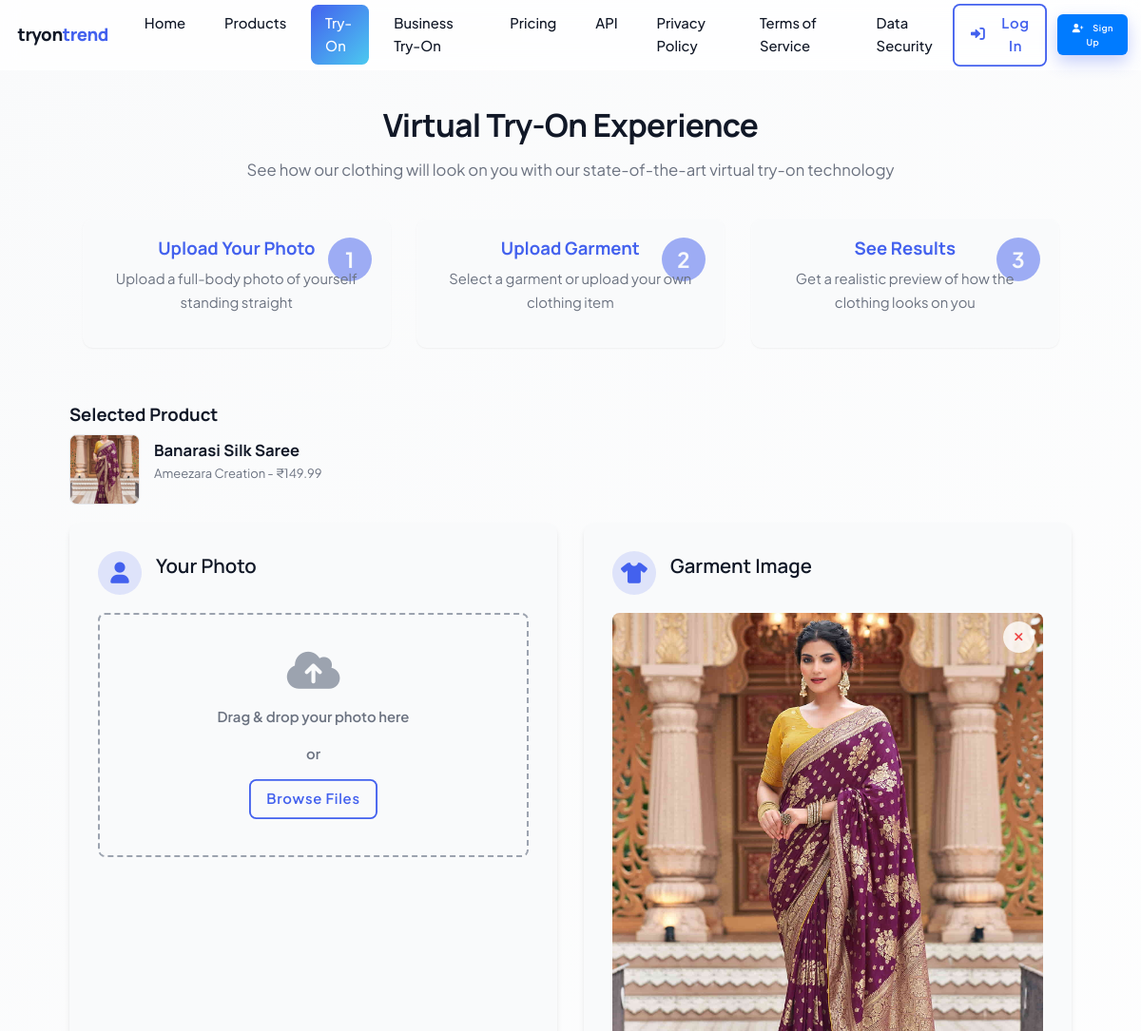
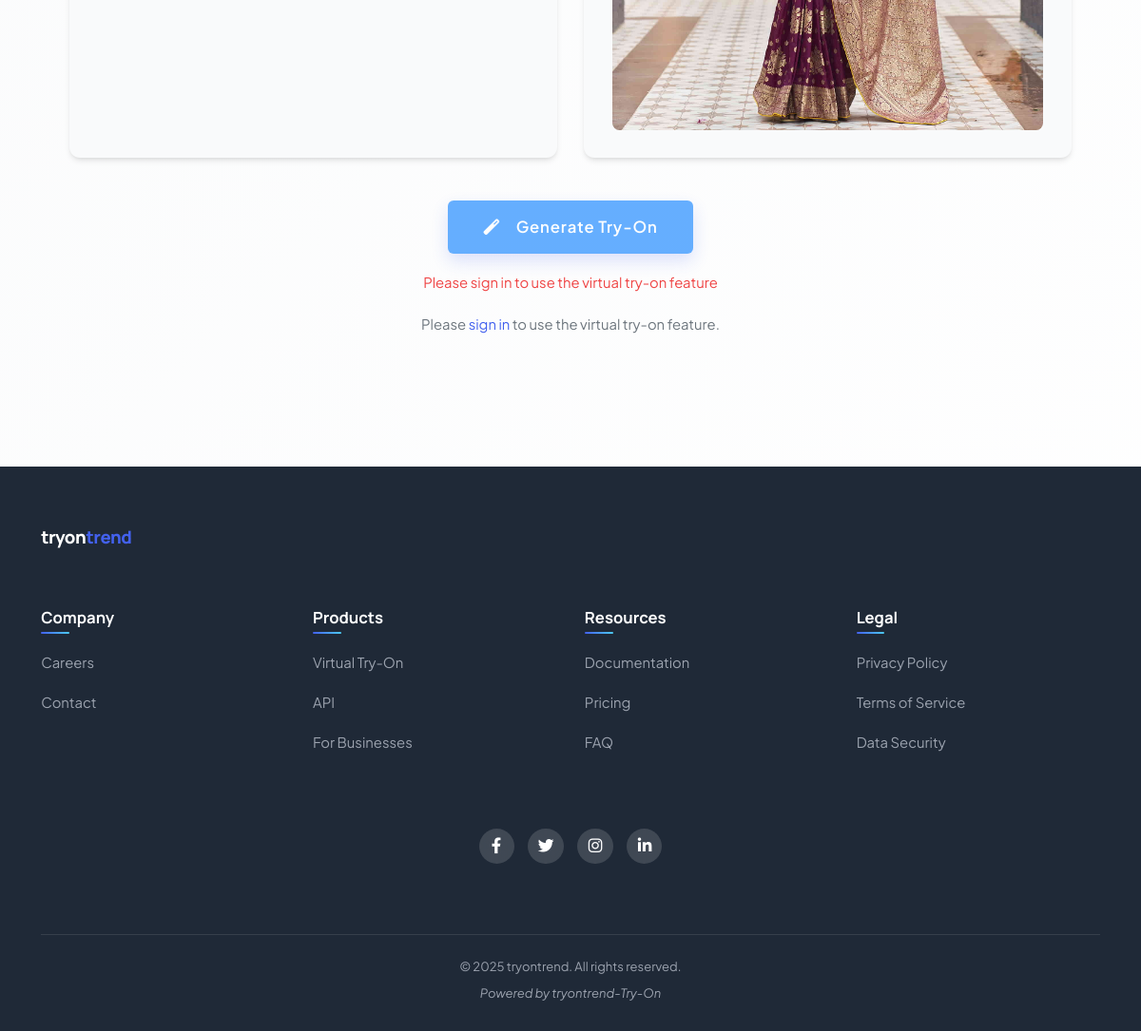
/try-on/2, run on the app's committed database (2 pictures, top to bottom).
### app_fash.py (models this page shows)
class Product(db.Model):
    id = db.Column(db.Integer, primary_key=True)
    name = db.Column(db.String(100), nullable=False)
    description = db.Column(db.Text)
    price = db.Column(db.Float, nullable=False)
    image_path = db.Column(db.String(200))
    category = db.Column(db.String(50))
    brand = db.Column(db.String(50))
    stock = db.Column(db.Integer, default=100)
    created_at = db.Column(db.DateTime, default=datetime.utcnow)

### app_fash.py (the view)
@app.route('/try-on/<int:product_id>', methods=['GET'])
def try_on_page(product_id):
    product = Product.query.get_or_404(product_id)
    has_credits = False
    if current_user.is_authenticated and current_user.is_active:
        has_credits = current_user.credits > 0
    return render_template('try_on.html', product=product, has_credits=has_credits)

### app_fash.py (called while the page is built)
@app.before_request
def check_database_initialized():
    global db_initialized
    if not db_initialized:
        ensure_database()
        db_initialized = True

### templates/try_on.html (shortened to what this page needs)
{% extends "base.html" %}  {% block content %}
<section class="try-on-container">
  <div class="container">
    <div class="try-on-header">
      <h1>Virtual Try-On Experience</h1>
      <p>
        See how our clothing will look on you with our state-of-the-art virtual
        try-on technology
      </p>
    </div>
    <div class="steps-container">
      <div class="step">
        <div class="step-number">1</div>
        <h3>Upload Your Photo</h3>
        <p>Upload a full-body photo of yourself standing straight</p>
      </div>
      <div class="step">
        <div class="step-number">2</div>
        <h3>Upload Garment</h3>
        <p>Select a garment or upload your own clothing item</p>
      </div>
      <div class="step">
        <div class="step-number">3</div>
        <h3>See Results</h3>
        <p>Get a realistic preview of how the clothing looks on you</p>
      </div>
    </div>
    <div id="uploadSection" class="upload-section">
      {% if product %}
      <div id="selectedGarmentContainer" class="selected-garment">
        <h3>Selected Product</h3>
        <div class="selected-garment-info">
          <div class="selected-garment-image">
            <img
              src="{{ url_for('static', filename=product.image_path) }}"
              alt="{{ product.name }}"
            />
          </div>
          <div class="selected-garment-details">
            <h4>{{ product.name }}</h4>
            <p>{{ product.brand }} - ₹{{ "%.2f"|format(product.price) }}</p>
          </div>
        </div>
      </div>
      {% endif %}
      <div id="uploadCards" class="upload-cards">
        <div class="upload-card" id="personCard">
          <div class="upload-card-header">
            <div class="upload-card-icon">
              <i class="fas fa-user"></i>
            </div>
            <h3 class="upload-card-title">Your Photo</h3>
          </div>
          <div id="personUploadArea" class="upload-area">
            <i class="fas fa-cloud-upload-alt"></i>
            <p>Drag & drop your photo here</p>
            <p>or</p>
            <button id="personUploadBtn" class="btn btn-outline upload-btn">
              Browse Files
            </button>
          </div>
        </div>
        <div class="upload-card" id="garmentCard">
          <div class="upload-card-header">
            <div class="upload-card-icon">
              <i class="fas fa-tshirt"></i>
            </div>
            <h3 class="upload-card-title">Garment Image</h3>
          </div>
          <div id="garmentPreviewContainer" class="preview-container">
            <div class="preview-actions">
              <button id="garmentRemoveBtn" class="remove-btn">
                <i class="fas fa-times"></i>
              </button>
            </div>
            <div id="garmentPreview"></div>
          </div>
        </div>
      </div>
      <div class="generate-section">
        <button
          id="generateBtn"
          class="btn btn-primary generate-btn"
          {%
          if
          not
          has_credits
          %}disabled{%
          endif
          %}
        >
          <i class="fas fa-magic"></i> Generate Try-On
        </button>
        <div id="statusMessage" class="status-message"></div>
        {% if not current_user.is_authenticated %}
        <p style="margin-top: 2rem; color: #6c757d">
          Please <a href="{{ url_for('login') }}">sign in</a> to use the virtual
          try-on feature.
        </p>
        {% endif %}
      </div>
    </div>
  </div>
</section>
{% endblock %}

### static/css/enhanced.css (style rules this page uses)
:root { --gradient-premium: linear-gradient(135deg, #4361ee, #3a0ca3, #7209b7); --gradient-luxury: linear-gradient(135deg, #4cc9f0, #4361ee, #3a0ca3); --gradient-modern: linear-gradient(135deg, #f72585, #7209b7, #3a0ca3); --gradient-elegant: linear-gradient(to right, #4361ee, #4cc9f0); --glass-premium: rgba(255, 255, 255, 0.08); --glass-premium-border: rgba(255, 255, 255, 0.12); --glass-blur-intense: 1.6rem; --shadow-soft: 0 0.8rem 2.4rem -0.4rem rgba(0, 0, 0, 0.05); --shadow-3d: 0 1rem 2rem rgba(0, 0, 0, 0.1), 0 0.6rem 0.6rem rgba(0, 0, 0, 0.08); --shadow-sharp: 0 0.4rem 0.8rem rgba(0, 0, 0, 0.2); --shadow-diffused: 0 0.8rem 3.2rem rgba(0, 0, 0, 0.08); --shadow-inset-soft: inset 0 0.2rem 0.8rem rgba(0, 0, 0, 0.06); --shadow-glow-intense: 0 0 2rem var(--primary-glow); --depth-subtle: 0.4rem; --depth-medium: 0.8rem; --depth-strong: 1.2rem; --perspective-card: 150rem; --rotate-subtle: 2deg; --rotate-medium: 5deg; --rotate-strong: 10deg; --transition-elastic: 0.6s cubic-bezier(0.68, -0.55, 0.27, 1.55); --transition-premium: 0.4s cubic-bezier(0.165, 0.84, 0.44, 1); --transition-crisp: 0.3s cubic-bezier(0.19, 1, 0.22, 1); --letter-spacing-tight: -0.03em; --letter-spacing-wide: 0.05em; --line-height-compact: 1.2; --line-height-relaxed: 1.8; }
.step { flex: 1; min-width: 30rem; max-width: 35rem; background: rgba(255, 255, 255, 0.03); backdrop-filter: blur(var(--glass-blur-intense)); -webkit-backdrop-filter: blur(var(--glass-blur-intense)); border: 1px solid var(--glass-premium-border); border-radius: var(--radius-xl); padding: 5rem 3rem; text-align: center; position: relative; transform-style: preserve-3d; transform: perspective(1000px) rotateX(0) rotateY(0); transition: transform 0.8s var(--transition-elastic), box-shadow 0.8s var(--transition-elastic); box-shadow: var(--shadow-3d); z-index: 1; }
.step::before { content: ''; position: absolute; inset: 0; background: linear-gradient(135deg, rgba(255, 255, 255, 0.1), rgba(255, 255, 255, 0.05)); border-radius: inherit; z-index: -1; transition: opacity 0.5s; opacity: 0; }
.step-number { position: absolute; top: 2rem; right: 2rem; font-size: 10rem; font-weight: 900; color: transparent; -webkit-text-stroke: 0.2rem rgba(67, 97, 238, 0.1); line-height: 1; z-index: -1; transition: all 0.5s; }
.step h3 { font-size: 2.8rem; margin-bottom: 1.6rem; font-weight: 700; color: var(--primary-color); transition: all 0.3s; }
.step p { color: var(--text-secondary); font-size: 1.8rem; line-height: 1.7; transition: all 0.3s; }
.btn { position: relative; overflow: hidden; z-index: 1; font-weight: 600; display: inline-flex; align-items: center; justify-content: center; gap: 1rem; letter-spacing: 0.05em; border: none; transition: all 0.4s var(--transition-elastic); }
.btn i, .btn svg { transition: all 0.4s var(--transition-elastic); }
.btn-primary { background: var(--gradient-premium); color: var(--white); box-shadow: 0 0.8rem 2rem rgba(67, 97, 238, 0.3); }
.btn-primary::before { content: ''; position: absolute; top: 0; left: -100%; width: 100%; height: 100%; background: linear-gradient( 90deg, transparent, rgba(255, 255, 255, 0.3), transparent ); transition: all 0.6s; z-index: -1; }
.btn-outline { background: transparent; color: var(--primary-color); box-shadow: inset 0 0 0 0.2rem var(--primary-color); position: relative; z-index: 1; overflow: hidden; }
.btn-outline::before { content: ''; position: absolute; top: 0; left: 0; width: 100%; height: 100%; background: var(--gradient-premium); z-index: -1; opacity: 0; transform: scaleX(0); transform-origin: right; transition: transform 0.4s var(--transition-elastic), opacity 0.4s; }

### static/css/profile.css (style rules this page uses)
.btn-primary { display: inline-block; padding: 0.75rem 1.5rem; background: #007bff; color: white; border: none; border-radius: 6px; font-size: 1rem; cursor: pointer; text-decoration: none; transition: background-color 0.3s ease; }

### data on the page
Product: image_path+name (picture), name "Banarasi Silk Saree", brand "Ameezara Creation", price "149.99"
